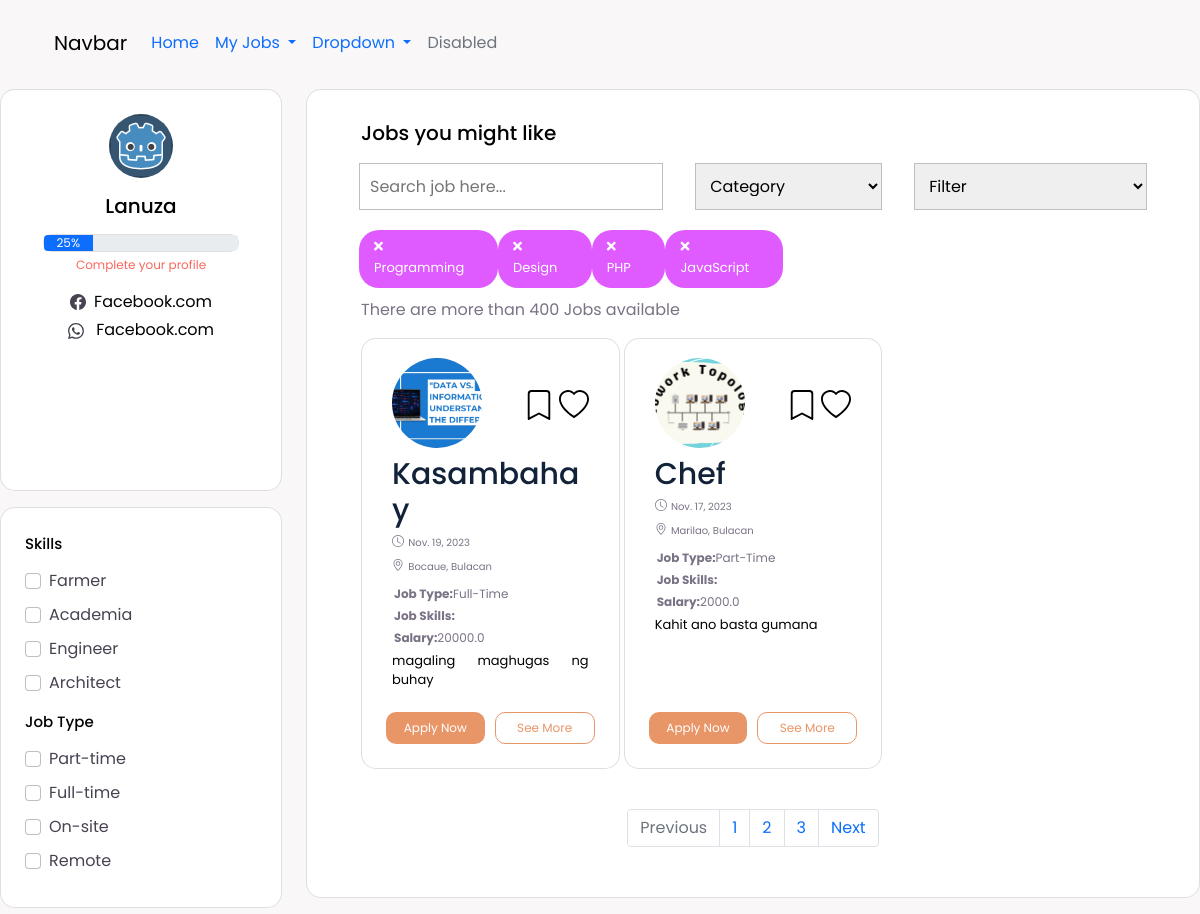
The app's page /job_hiring/ (signed in) with its own data.
### venari/models.py (models this page shows, shortened)
class job_seeker(models.Model):
    user = models.ForeignKey(User, on_delete=models.CASCADE)
    status = models.CharField(max_length=50, null = True)
    password = models.CharField(max_length=100, null= True)
    email = models.CharField(max_length=100, null=True)
    phone_number = models.IntegerField(max_length=20)
    profile_image = models.ImageField(upload_to="")
    gender = models.CharField(max_length=10, null=True)
    user_type = models.CharField(max_length=30)

class post_jobs(models.Model):
    company = models.ForeignKey(company, on_delete=models.CASCADE)
    start_date = models.DateField()
    end_date = models.DateField()
    title = models.CharField(max_length=200)
    jobtype = models.CharField(max_length=50, null = True)
    salary = models.FloatField()
    image = models.ImageField(upload_to="")
    description = models.TextField(max_length=400)
    experience = models.CharField(max_length=100)
    location = models.CharField(max_length=100)
    status = models.CharField(max_length=20, null=True)
    skills = models.CharField(max_length=200)
    creation_date = models.DateField()

### venari/views.py (the view)
# urls.py: path("job_hiring/", views.job_hiring, name="posted jobs"),
def job_hiring(request):
    jobs = post_jobs.objects.all().order_by('-start_date')
    applicant = job_seeker.objects.get(user=request.user)
    apply = apply_job.objects.filter(applicant=applicant)
    data = []
    for i in apply:
        data.append(i.job.id)
    return render(request, "job_hiring.html", {'jobs':jobs, 'data':data, 'applicant': applicant})

### venari/templates/job_hiring.html (shortened to what this page needs)
{% load static %}
<!DOCTYPE html>
<html lang="en">
<head>
    <link href="https://cdn.jsdelivr.net/npm/bootstrap@5.0.2/dist/css/bootstrap.min.css" rel="stylesheet"
>
    <link rel="stylesheet" type="text/css" href="{% static "css/cjobhiring.css" %}">
    <link rel="stylesheet" href="https://cdn.jsdelivr.net/npm/bootstrap-icons@1.11.1/font/bootstrap-icons.css">
  <link rel="stylesheet" href="https://cdnjs.cloudflare.com/ajax/libs/font-awesome/5.15.4/css/all.min.css" />
</head>
<body>
  <div class="container-h-50">
    <div class="row">
        <div class="col">
            <div class="card-white">
                <div class="card-body">
                    <nav class="navbar navbar-expand-lg bg-body-tertiary">
                        <div class="container-fluid">
                            <a class="navbar-brand" href="#">Navbar</a>
                            <div class="collapse navbar-collapse" id="navbarSupportedContent">
                                <ul class="navbar-nav me-auto mb-2 mb-lg-0">
                                    <li class="nav-item">
                                        <a class="nav-link active" aria-current="page" href="#">Home</a>
                                    </li>
                                    <li class="nav-item dropdown">
                                        <a class="nav-link dropdown-toggle" href="#" role="button"
                                            data-bs-toggle="dropdown" aria-expanded="false">
                                            My Jobs
                                        </a>
                                    </li>
                                    <li class="nav-item dropdown">
                                        <a class="nav-link dropdown-toggle" href="#" role="button"
                                            data-bs-toggle="dropdown" aria-expanded="false">
                                            Dropdown
                                        </a>
                                    </li>
                                    <li class="nav-item">
                                        <a class="nav-link disabled" aria-disabled="true">Disabled</a>
                                    </li>
                                </ul>
                            </div>
                        </div>
                    </nav>
                </div>
            </div>
        </div>
      <div class="container mb-3">
        <div class="row">
            <div class="col-md-3 mb-1">
                <div class="card h-50">
                    <div class="h-50 t-50 rounded-top text-center-flex align-items-center justify-content-center">
                        <div class="text-center mt-4">
                          <div class="mt-3">
                            <img src="{{applicant.profile_image.url}}" alt="User Logo" class="img-fluid rounded-circle" style="max-width: 500px;">
                            <h1 class="text-name mt-3">
                              {{applicant.user.last_name}}</h1>
                            </div>
                            <div class="card text-center mt-3 mb-1" style="width: 70%; margin: auto;">
                              <div class="progress" role="progressbar" aria-label="Example with label" aria-valuenow="25" aria-valuemin="0" aria-valuemax="100">
                                <div class="progress-bar" style="width: 25%">25%</div>
                              </div>
                            </div>
                            <div class="Perecntage">
                            <p>Complete your profile</p>
                            </div>
                            <div class="icons-socials mb-1 d-flex align-items-center justify-content-center">
                              <a class="link-offset-2 ms-2 link-offset-3-hover link-underline link-underline-opacity-0 link-underline-opacity-75-hover" href="#">
                                  Facebook.com
                              </a>
                          </div>
                          <a class="link-offset-2 ms-2 link-offset-3-hover link-underline link-underline-opacity-0 link-underline-opacity-75-hover" href="#">
                              Facebook.com
                          </a>
                        </div>
                    </div>
                </div>
                <div class="mt-3">
                <div class="card h-auto">
                  <div class="p-4">
                      <h1 class="title mb-3 mt-0">Skills</h1>
                    <div class="checkbox-container-left">
                    <div class="form-check text-left">
                      <input class="form-check-input" type="checkbox" value="" id="farmer">
                      <label class="form-check-label" for="farmer">Farmer</label>
                  </div>
                  <div class="form-check">
                      <input class="form-check-input" type="checkbox" value="" id="academia">
                      <label class="form-check-label" for="academia">Academia</label>
                  </div>
                  <div class="form-check">
                      <input class="form-check-input" type="checkbox" value="" id="engineer">
                      <label class="form-check-label" for="engineer">Engineer</label>
                  </div>
                  <div class="form-check">
                      <input class="form-check-input" type="checkbox" value="" id="architect">
                      <label class="form-check-label" for="architect">Architect</label>
                    </div>
                      <h1 class="title mb-3 mt-2">Job Type</h1>
                      <div class="form-check">
                        <input class="form-check-input" type="checkbox" value="" id="architect">
                        <label class="form-check-label" for="architect">Part-time</label>
                      </div>
                      <div class="form-check">
                        <input class="form-check-input" type="checkbox" value="" id="architect">
                        <label class="form-check-label" for="architect">Full-time</label>
                      </div>
                      <div class="form-check">
                        <input class="form-check-input" type="checkbox" value="" id="architect">
                        <label class="form-check-label" for="architect">On-site</label>
                      </div>
                      <div class="form-check">
                        <input class="form-check-input" type="checkbox" value="" id="architect">
                        <label class="form-check-label" for="architect">Remote</label>
                      </div>
                  </div>
                  </div>
                </div>
              </div>
        </div>
     <div class="col-md-9">
                    <div class="card h-200 ">
                          <div class="card-body h-100">
    <div class="container-fluid py-3">
        <h1 class="text-lg-start">Jobs you might like</h1>
        <div class="row">
        <div class="search_bar">
            <input type="search" placeholder="Search job here...">
            <select name="" id="">
              <option>Category</option>
            </select>
            <select class="filter">
              <option>Filter</option>
            </select>
          </div>
          <div class="tags_bar">
            <div class="tag">
              <i class="fas fa-times"></i>
              <span>Programming</span>
            </div>
            <div class="tag">
              <i class="fas fa-times"></i>
              <span>Design</span>
            </div>
            <div class="tag">
              <i class="fas fa-times"></i>
              <span>PHP</span>
            </div>
            <div class="tag">
              <i class="fas fa-times"></i>
              <span>JavaScript</span>
            </div>
          </div>
            <p>There are more than <span>400</span> Jobs available</p>
          </div>
        <div class="row row-cols-1 row-cols-md-2 mb-3 g-1 py-0 scrollable-container ">
        {% for job in jobs %}
          {% if job.status == "Activate" %}
          <div class="col-md-4 mb-4">
            <div class="card h-100">
                <div class="card-body">
                    <div class="d-flex justify-content-between align-items-center">
                        <div class="mt-1 mb-2">
                          <img src="{{job.image.url}}" class="img-fluid rounded-circle" alt="Logo" style="width: 90px; height: 90px; object-fit:cover">
                      </div>
                        <div class = "bookmark-heart mt-0 mb-0">
                          <a href="#" onclick="handleBookmarkClick(event)">
                        </a>
                        <a href="#" onclick="handleBookmarkClick(event)">
                        </a>
                        </div>
                    </div>
                    <h5 class="card-title">{{job.title}}</h5>
                    <div class="icons-description mb-2">
                        <svg xmlns="http://www.w3.org/2000/svg" width="12" height="12" fill="currentColor" class="bi bi-clock" viewBox="0 0 16 16">
                            <path d="M8 3.5a.5.5 0 0 0-1 0V9a.5.5 0 0 0 .252.434l3.5 2a.5.5 0 0 0 .496-.868L8 8.71z"/>
                            <path d="M8 16A8 8 0 1 0 8 0a8 8 0 0 0 0 16m7-8A7 7 0 1 1 1 8a7 7 0 0 1 14 0"/>
                        </svg>
                        <span class="post-time">{{job.creation_date}}</span>
                        <br>
                        <span class="post-time">{{job.location}}</span>
                    </div>
                    <div class="description">
                        <p class="card-description-justify-content-left"><strong>Job Type:</strong>{{job.jobtype}}</p>
                        <p class="card-description-justify-content-left"><strong>Job Skills:</strong>{{job.skill}}</p>
                        <p class="card-description-justify-content-left"><strong>Salary:</strong>{{job.salary}}</p>
                    </div>
                <div class="text-card text-justify">
                    <p class="card-text">{{job.description}}</p>
                </div>
                  </div>
                <div class="mx-4 mb-4 mt-1 d-flex justify-content-left">
                  <button class="btn btn-primary custom-btn" style="width:300px; margin-right: 10px; margin-top: 0; border-radius: 10px;">Apply Now</button>
                  <button class="btn btn-outline-primary custom-bton" data-bs-toggle="modal" data-bs-target="#applyModal"style="width:300px; margin-top: 0; border-radius:10px;" >See More</button>
                </div>
            </div>
        </div>
        {% endif %}
        {% endfor %}
    </div>
    <nav aria-label="Page navigation example">
      <ul class="pagination justify-content-center">
        <li class="page-item disabled">
          <a class="page-link">Previous</a>
        </li>
        <li class="page-item"><a class="page-link" href="#">1</a></li>
        <li class="page-item"><a class="page-link" href="#">2</a></li>
        <li class="page-item"><a class="page-link" href="#">3</a></li>
        <li class="page-item">
          <a class="page-link" href="#">Next</a>
        </li>
      </ul>
    </nav>
</body>
</html>

### venari/static/css/cjobhiring.css (style rules this page uses)
* { padding: 0; margin: 0; box-sizing: border-box; font-family: "Poppins", sans-serif; }
body { background-color: #faf7f9; }
.card { color: rgb(72, 66, 81); border-radius: 15px; background-color: rgb(255, 255, 255); }
.card-body { padding: 30px; margin-top: -15px; color: rgb(122, 114, 133); }
.btn-outline-primary { font-size: small; border-radius: 50px; width: 120px; }
.btn-primary { font-size: 10px; border-radius: 50px; width: 120px; }
h5 { font-size: 1.875rem; color: #122238; }
a { color: black; }
.card-text { font-size: small; color: #000000; text-align: justify; }
.description { font-size: 12px; margin: 2px; align-items: center; }
h1 { font-size: 20px; text-align: center; color: black; }
.dropdown { border-radius: 6px; }
body { font-family: 'Poppins', sans-serif; margin: 0; background-repeat: no-repeat; background-position: center bottom; background-size: cover; }
a { cursor: pointer; text-decoration: none; font-family: 'Poppins', sans-serif; }
li { list-style: none; }
.form-check { margin-bottom: 10px; }
.search_bar { display: flex; padding: 10px; justify-content: space-between; }
.search_bar input { width: 50%; padding: 10px; border: 1px solid rgb(190, 190, 190); }
.search_bar select { border: 1px solid rgb(190, 190, 190); padding: 10px; margin-left: 2rem; }
.search_bar .filter { width: 300px; }
.tags_bar { width: 55%; display: flex; padding: 10px; justify-content: space-between; }
.tag { row-gap: 5px; flex-wrap: wrap; background: #DF5AFF; padding: 10px 15px; border-radius: 20px; display: flex; align-items: center; font-size: 13px; cursor: pointer; color:#ffffff }
.tag i { margin-right: 0.7rem; }
.Perecntage { size: 5px; }

### venari/templates/job_hiring.html (style rules this page uses)
.scrollable-container { max-height: 500px; overflow-y: auto; }
.post-time { font-size: 10px; }
.card-title { margin-bottom: 1px; }
.card-description-justify-content-left { margin-bottom: 4px; }
.card-body { margin-bottom: -12px; }
.custom-btn { border:none; font-size: 12px; background-color:#E89568; }
.custom-bton { border-color:#E89568; font-size: 12px; font-size: 12px; color:#E89568; }
.title { display: inline-block; margin-bottom: 1rem; font-size: 15px; }
.bookmark-heart { margin-top: 0px; }
.Perecntage { font-size: 12px; color: #FB675F; }

### records on screen
job_seeker: profile_image (picture), user.last_name "Lanuza"
post_jobs: image (picture), title "Kasambahay", creation_date "Nov. 19, 2023", location "Bocaue, Bulacan", jobtype "Full-Time", salary "20000.0", description "magaling maghugas ng buhay"
post_jobs: image (picture), title "Chef", creation_date "Nov. 17, 2023", location "Marilao, Bulacan", jobtype "Part-Time", salary "2000.0", description "Kahit ano basta gumana"
